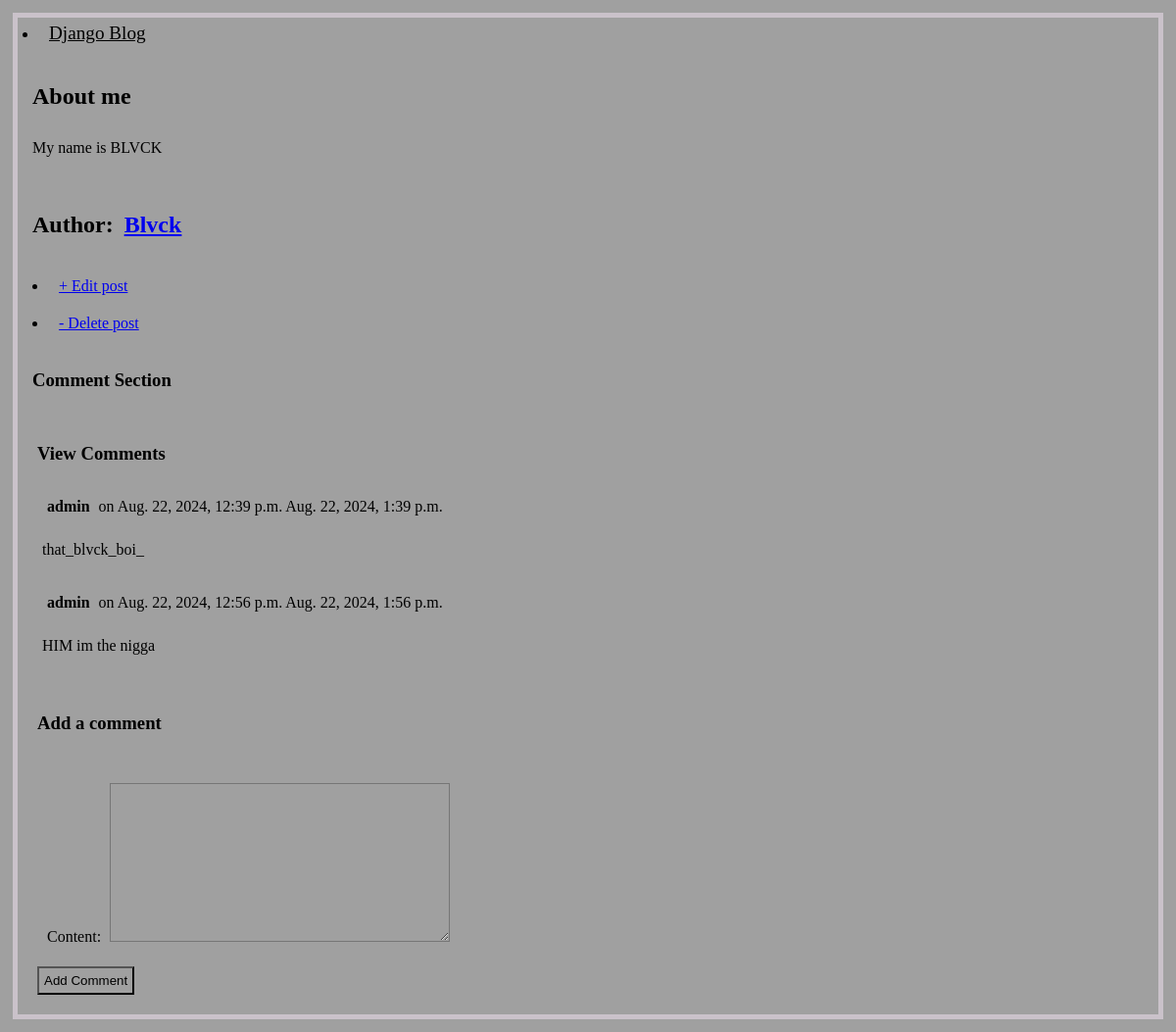
/post/5/, run on the app's committed database.
### blog/models.py (models this page shows, shortened)
class Post(models.Model):
  title = models.CharField(max_length=200)
  author = models.ForeignKey(
    User,                #text reference
    on_delete=models.CASCADE
  )
  body = models.TextField()

class Comment(models.Model):
  post = models.ForeignKey(Post, on_delete=models.CASCADE, related_name='comments')
  author = models.ForeignKey(User, on_delete=models.CASCADE)
  content = models.TextField()
  created_at = models.DateTimeField(auto_now_add=True)

### blog/views.py (the view, shortened to what this page needs)
# urls.py: path("post/<int:pk>/", BlogDetailView.as_view(), name="post_details"),    #giving individual post
class BlogDetailView(FormMixin, DetailView):   #this enables each post to open on a seperate page
  model = Post
  template_name = 'post_detail.html'
  form_class = CommentForm
  def get_context_data(self, **kwargs):
    context = super().get_context_data(**kwargs)
    context['comments'] = self.object.comments.all
    if 'form' not in context:                               #this creates a form in post_details if not available to on the comment form
      context['form'] = self.get_form()
    return context

### blog/forms.py
class CommentForm(ModelForm):
  class Meta:
    model = Comment
    fields = ['content']

### templates/post_detail.html (shortened to what this page needs)
{% extends 'base.html' %}
{% block content %}
<div class="post_entry">
  <h2> {{ post.title }} </h2>
  <p> {{ post.body }} </p>
</div>
<div>
  <h2>Author: <a href="{% url 'profile' %}">{{ post.author }}</a></h2>
</div>
<div>
  <li> <a href="{% url 'post_edit' post.pk %}"> + Edit post</a> </li>
</div>
<div>
  <li><a href="{% url 'post_delete' post.pk %}"> - Delete post</a></li>
</div>
<div>
  <h3>Comment Section</h3>
  <div>
    <h3>View Comments</h3>
    {% for comment in comments %}
    <div class="comment">
      <div class="comment-meta">
        <strong>{{ comment.author }}</strong>
        on {{ comment.created_at }}
        {% load tz %}
        {% timezone "Africa/Lagos" %}
          {{ comment.created_at }}
        {% endtimezone %}
      </div>
      <p>{{ comment.content }}</p>
    </div>
    {% empty %}
    <p> No comments yet ...</p>
    {% endfor %}
  </div>
  <div>
    <h3>Add a comment</h3>
    <form action="" method="post">
      {{ form.as_p }}
      <button type="submit">Add Comment</button>
    </form>
  </div>
</div>
{% endblock content %}

### templates/base.html (shortened to what this page needs)
<!DOCTYPE html>
{% load static %}
<html lang="en">
<head>
  <link rel="stylesheet" href="{% static 'styles.css' %}">
</head>
<body>
  <li>
    <a class="title" href="{% url 'home' %}">Django Blog</a>
  </li>
  <div>
    {% block content %}
    {% endblock content %}
  </div>
</body>
</html>

### static/styles.css (style rules this page uses)
* { box-sizing: border-box; padding: 5px; background: #a0a0a0; }
body { background-color: rgb(202, 194, 202); color: #000; }
.title { color: #000; font-size: larger; }

### data on the page
Post: title "About me", body "My name is BLVCK", author "Blvck"
Comment: author "admin", created_at "Aug. 22, 2024, 12:39 p.m.", created_at "Aug. 22, 2024, 1:39 p.m.", content "that_blvck_boi_"
Comment: author "admin", created_at "Aug. 22, 2024, 12:56 p.m.", created_at "Aug. 22, 2024, 1:56 p.m.", content "HIM im the nigga"
